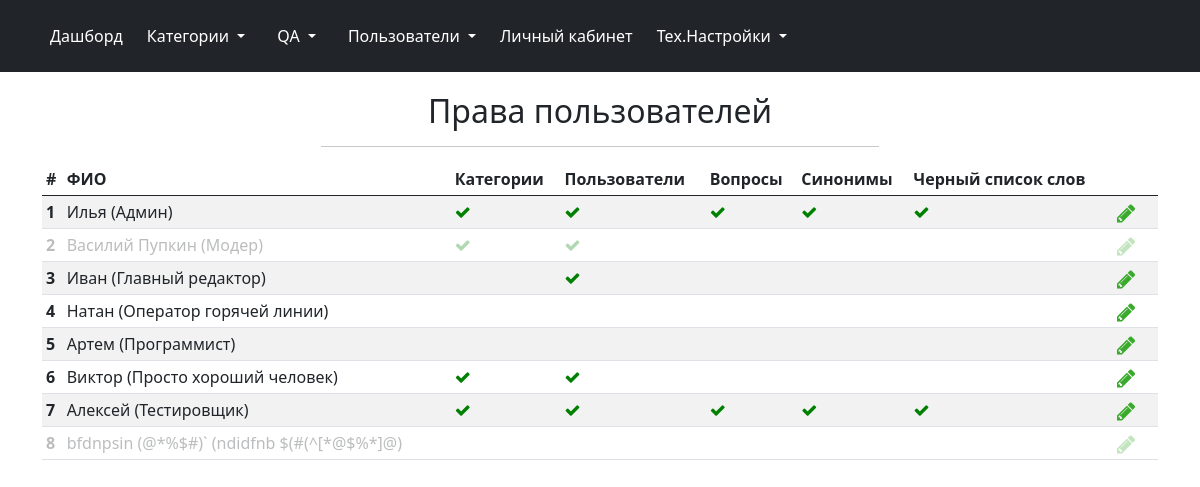
/admin/users/rights (signed in), run on an earlier commit of the app's database.
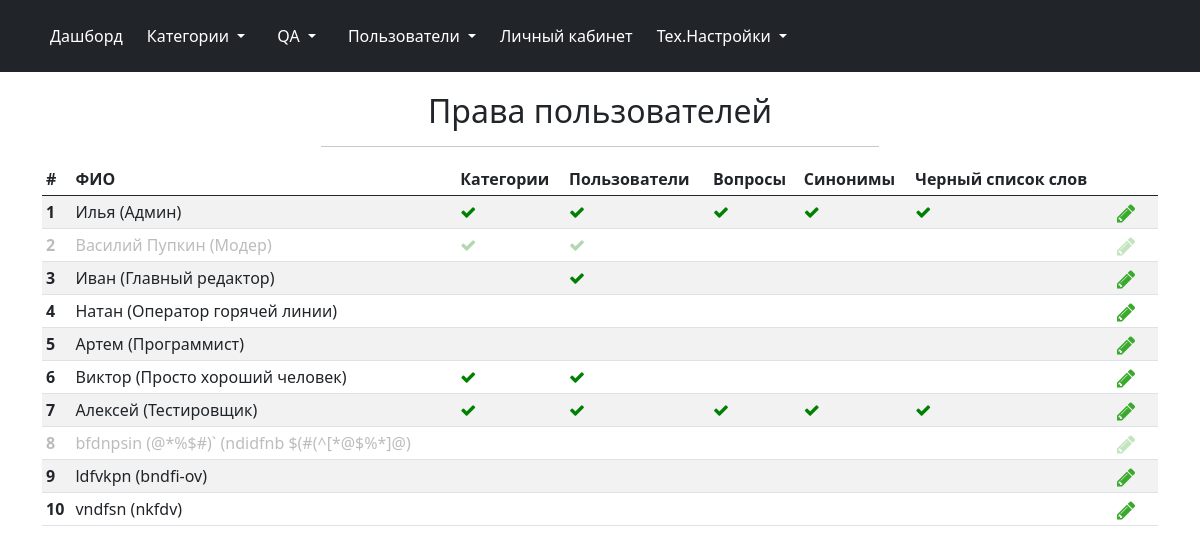
And on a later commit of the database.
### dbase.py (models this page shows, shortened)
class Users(db.Model, UserMixin):
    id = db.Column(db.Integer, primary_key=True)
    username = db.Column(db.String(30), nullable=False)
    name = db.Column(db.String(100), nullable=False)
    psswd = db.Column(db.Text, nullable=False)
    post = db.Column(db.String, nullable=False)
    is_deactivated = db.Column(db.Boolean, default = False)
    deactivation_date = db.Column(DateTime)
    right_category = db.Column(db.Boolean, default = False)
    right_users = db.Column(db.Boolean, default = False)
    right_qa = db.Column(db.Boolean, default = False)
    right_synonym = db.Column(db.Boolean, default=False)
    right_black_word = db.Column(db.Boolean, default=False)

### admin/admin.py (the view)
@admin.route('/users/rights')
@login_required
def users_rights():
    if not current_user.right_users:
        return render_template('admin/access_denied.html')
    edit_user_rights_form = forms.EditUserRightsForm()
    try:
        users = Users.query
    except NameError:
        return "Ошибка чтения из БД"
    return render_template('admin/users_rights.html', users=users, edit_user_rights_form=edit_user_rights_form)

### admin/admin.py (called while the page is built)
@admin.before_request
def before_request():
    if current_user.is_authenticated:
        if current_user.is_deactivated:
            logout_user()
            flash("Ваш аккаунт заблокирован. Для получения дополнительных сведений обратитесь к администратору",
                  category='danger')
            return redirect(url_for('.login'))

### app.py (called while the page is built)
@login_manager.user_loader
def load_user(user_id):
    return db.session.query(Users).get(user_id)

### admin/templates/admin/users_rights.html (shortened to what this page needs)
{% extends 'admin/base.html' %}
{% import "admin/macros.html" as macros %}
{% block page_header %}
Права пользователей
{% endblock %}
{% block body %}
<table class="table table-striped table-sm">
	<thead>
		<tr>
			<th scope="col">#</th>
			<th scope="col">ФИО</th>
			<th scope="col">Категории</th>
			<th scope="col">Пользователи</th>
			<th scope="col">Вопросы</th>
			<th scope="col">Синонимы</th>
			<th scope="col">Черный список слов</th>
			<th scope="col"></th>
		</tr>
	</thead>
	<tbody>
		{% for user in users %}
		<tr class="table_line_item {% if user.is_deactivated %} deactivated_user {% endif %}" data-id="{{ user.id }}" data-name="{{ user.name }}" data-right-category="{{ user.right_category }}" data-right-users="{{ user.right_users }}" data-right-users="{{ user.right_qa }}" data-right-users="{{ user.right_synonym }}" data-right-users="{{ user.right_black_word }}">
			<th scope="row">{{ user.id }}</th>
			<td>{{ user.name }} ({{ user.post }})</td>
			<td>
				{% if user.right_category %}
					<i class="fa fa-check yes_icon" aria-hidden="true"></i>
				{% endif %}
			</td>
			<td>
				{% if user.right_users %}
					<i class="fa fa-check yes_icon" aria-hidden="true"></i>
				{% endif %}
			</td>
			<td>
				{% if user.right_qa %}
					<i class="fa fa-check yes_icon" aria-hidden="true"></i>
				{% endif %}
			</td>
			<td>
				{% if user.right_synonym %}
					<i class="fa fa-check yes_icon" aria-hidden="true"></i>
				{% endif %}
			</td>
			<td>
				{% if user.right_black_word %}
					<i class="fa fa-check yes_icon" aria-hidden="true"></i>
				{% endif %}
			</td>
			<td scope="col" width="45"><i class="fa fa-pencil fa-lg table_action_icon edit_icon" aria-hidden="true" data-bs-toggle="modal" data-bs-target="#editModal"></i></td>
		{% endfor %}
	</tbody>
</table>
{% endblock %}

What changed in the data, as far as the page shows it:
added Users: id "9", name "ldfvkpn", post "bndfi-ov"
added Users: id "10", name "vndfsn", post "nkfdv"
